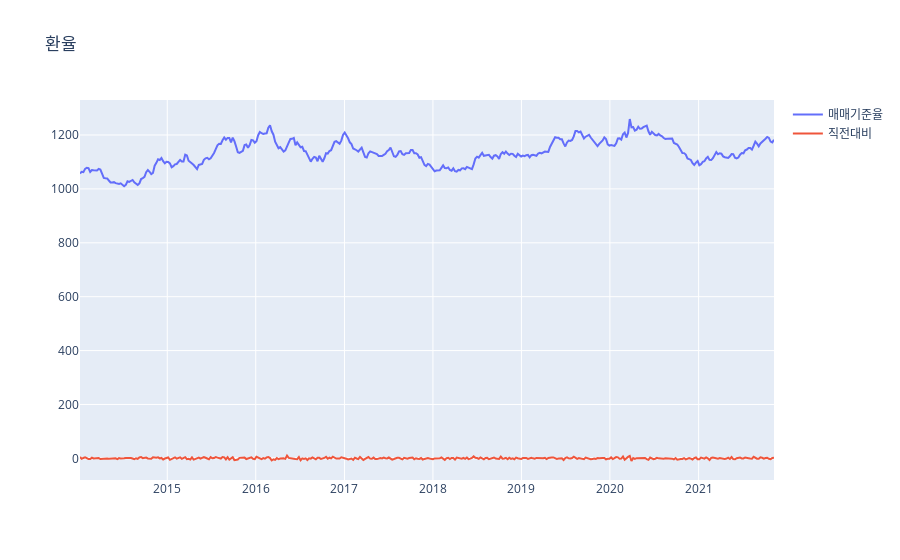

Source (notebook cell):
### Code cell
# 환율 시각화
fig = go.Figure()
for feature in dollar.columns[1:]:
    fig.add_trace(go.Scatter(x=dollar['일자'], y=dollar[feature], name= feature))

fig.update_layout(title_text="환율")

fig.show()

### Figure 1 — Plotly figure (JSON) as saved in the notebook; plotly's stock layout.template omitted (floating-point values rounded to 4 significant figures; data arrays with more than 128 entries replaced by an {"elided": "..."} marker saying what was removed)
{"data": [{"name": "매매기준율", "type": "scatter", "x": {"elided": "410 str values"}, "y": {"elided": "410 float values"}}, {"name": "직전대비", "type": "scatter", "x": {"elided": "410 str values"}, "y": {"elided": "410 float values"}}], "layout": {"title": {"text": "환율"}}}
